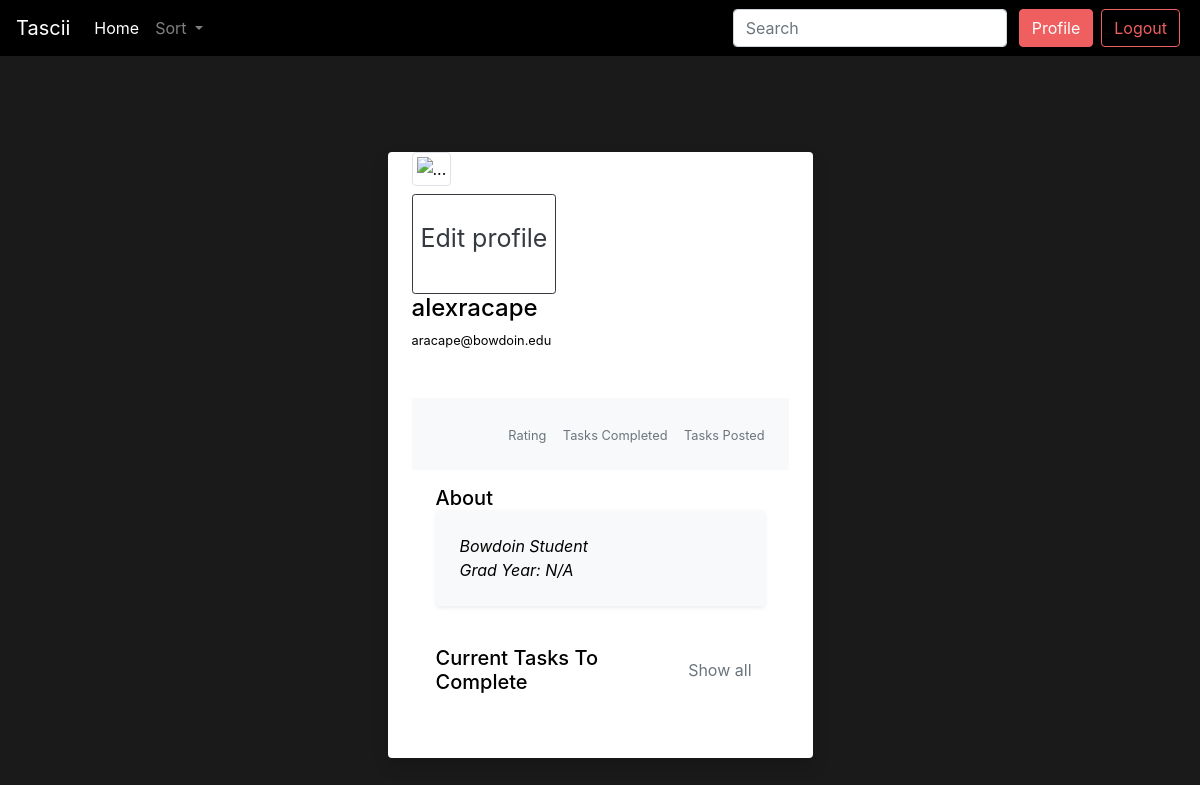
Before: /profile/ (signed in) with the older database file.
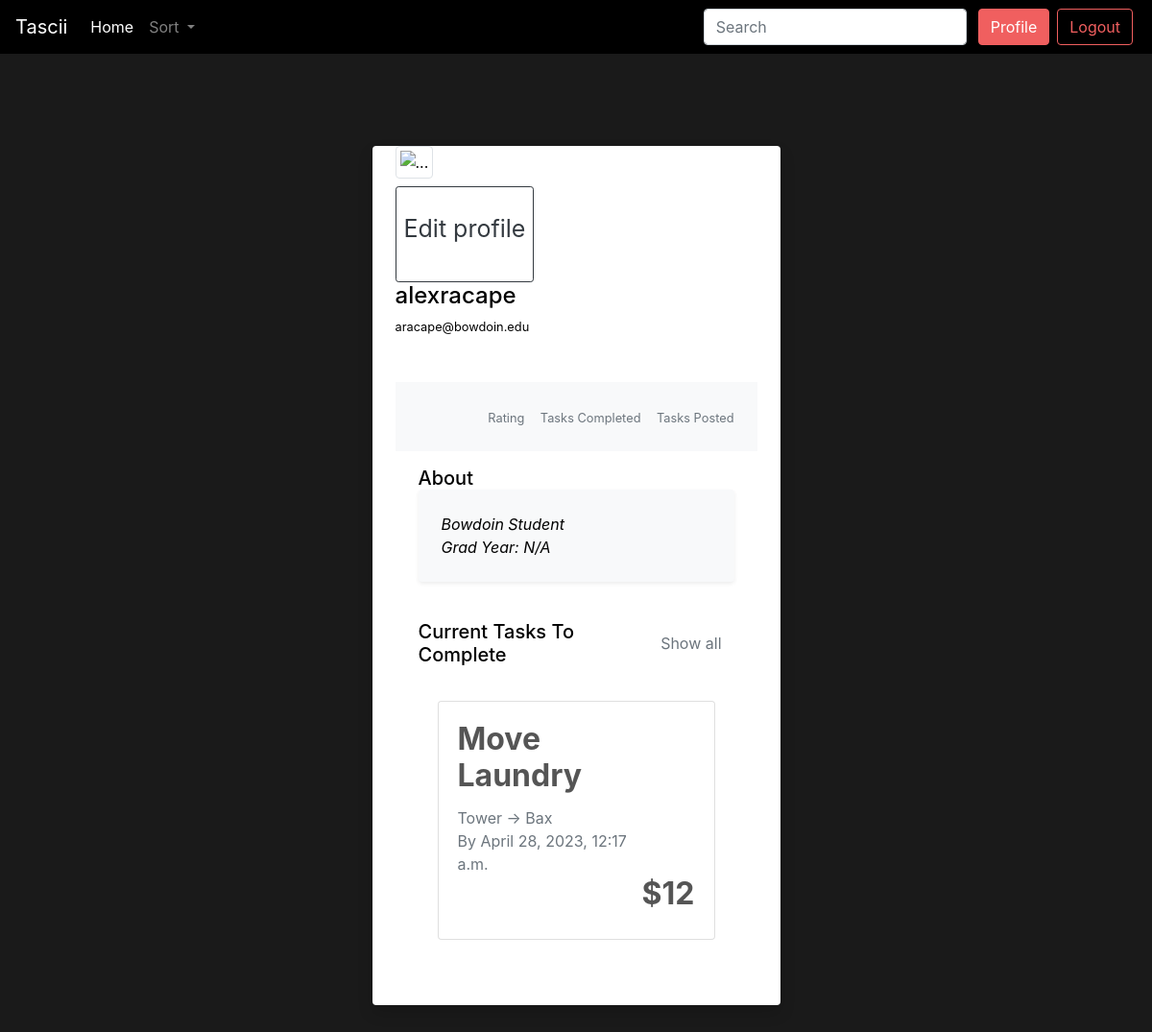
After: the same page with the newer database file.
### feed/models.py (models this page shows)
class Post(models.Model):
    title = models.CharField(max_length=100)
    price = models.IntegerField()
    start_loc = models.CharField(max_length=100) # Could create custom location field to get long and lat too
    end_loc = models.CharField(max_length=100)
    expiration_date = models.DateTimeField()
    time_estimate = models.DurationField()
    user = models.ForeignKey(User, on_delete=models.CASCADE, related_name='%(class)s_post_created')
    created_at = models.DateTimeField(auto_now_add=True)
    status = models.CharField(max_length=20, default='open') # open, accepted, completed, cancelled
    filled_by = models.ForeignKey(User, on_delete=models.CASCADE, related_name='%(class)s_post_filled', null=True, blank=True)

### feed/views.py (the view)
# urls.py: path('profile/', views.profile, name='profile'),
def profile(request):
    active_tasks = Post.objects.filter(
        Q(status='accepted') and Q(filled_by=request.user)
    )
    complete_tasks = Post.objects.filter(
        Q(status='completed')
    )
    context = {
        'user': request.user,  # This is the currently logged in user hopefully
        'active_tasks': active_tasks,
        'history': complete_tasks
    }
    return render(request, 'profile.html', context)

### feed/templates/profile.html (shortened to what this page needs)
{% extends "base.html" %}
{% block page_content %}
<div class="row py-5 px-4">
    <div class="col-md-5 mx-auto">
    <div class="bg-white shadow rounded overflow-hidden">
        <div class="px-4 pt-0 pb-4 cover">
            <div class="media align-items-end profile-head">
                <div class="profile mr-3"><img src="https://i.pinimg.com/736x/83/bc/8b/83bc8b88cf6bc4b4e04d153a418cde62.jpg" alt="..." width="130" class="rounded mb-2 img-thumbnail">
                    <a href="#" class="btn btn-outline-dark btn-sm btn-block">Edit profile</a>
                <div class="media-body mb-5 text-white">
                    <h4>{{request.user}}</h4>
                    <p class="small mb-4">
                        </i>{{user.email}}</p>
                    </div>
                </div>
            </div>
            <div class="bg-light p-4 d-flex justify-content-end text-center">
                <ul class="list-inline mb-0">
                    <li class="list-inline-item">
                        <small class="text-muted">
                            Rating</small>
                        </li>
                        <li class="list-inline-item">
                            <small class="text-muted">
                                Tasks Completed</small>
                            </li>
                            <li class="list-inline-item">
                                <small class="text-muted">
                                    Tasks Posted</small>
                                </li>
                            </ul>
                        </div>
                        <div class="px-4 py-3">
                            <h5 class="mb-0">About</h5>
                            <div class="p-4 rounded shadow-sm bg-light">
                                <p class="font-italic mb-0">Bowdoin Student</p>
                                <p class="font-italic mb-0">Grad Year: N/A</p>
                            </div>
                        </div>
                        <div class="py-4 px-4">
                            <div class="d-flex align-items-center justify-content-between mb-3">
                                <h5 class="mb-0">Current Tasks To Complete</h5>
                                <a href="#" class="btn btn-link text-muted">Show all</a>
                            </div>
                                {% for post in active_tasks %}
                                    <div class="post md-4 mx-auto">
                                    <div class="card rounded-3">
                                        <div class="card-body row">
                                            <div class="col-9">
                                                <h5 class="card-title">{{ post.title }}</h5>
                                                <p class="card-text text-muted">{{ post.start_loc }} &rarr; {{ post.end_loc }}</p>
                                                <p class="card-text text-muted">By {{ post.expiration_date }}</p>
                                            </div>
                                            <div class="col">
                                                <h4 class="card-price">${{ post.price }}</h4>
                                            </div>
                                        </div>
                                    </div>
                                    </div>
                                {% endfor %}
                            </div>
                        </div>
                    </div>
                </div>
</div>
{% endblock %}

Changed rows visible on the page:
now on this page (row edited): Post: title "Move Laundry", start_loc "Tower", end_loc "Bax", expiration_date "April 28, 2023, 12:17 a.m.", price "12"
